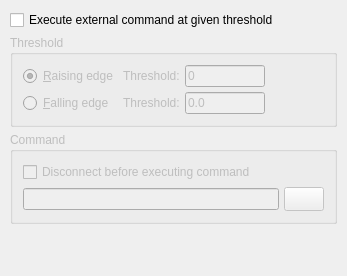
<?xml version="1.0" encoding="UTF-8"?>
<ui version="4.0">
 <class>UIExecutePrefs</class>
 <widget class="SettingsPage" name="UIExecutePrefs">
  <property name="geometry">
   <rect>
    <x>0</x>
    <y>0</y>
    <width>347</width>
    <height>276</height>
   </rect>
  </property>
  <layout class="QVBoxLayout">
   <property name="spacing">
    <number>5</number>
   </property>
   <property name="margin">
    <number>10</number>
   </property>
   <item>
    <widget class="QCheckBox" name="ui_executeCommand">
     <property name="whatsThis">
      <string>Check this if you want QtDMM to execute an external command when given thresholds are reached (Falling or raising edge).</string>
     </property>
     <property name="text">
      <string>Execute external command at given threshold</string>
     </property>
    </widget>
   </item>
   <item>
    <widget class="QGroupBox" name="ButtonGroup9">
     <property name="enabled">
      <bool>false</bool>
     </property>
     <property name="title">
      <string>Threshold</string>
     </property>
     <layout class="QGridLayout">
      <property name="margin">
       <number>10</number>
      </property>
      <property name="spacing">
       <number>5</number>
      </property>
      <item row="1" column="1">
       <widget class="QLabel" name="TextLabel8_2_2_2">
        <property name="text">
         <string>Threshold:</string>
        </property>
        <property name="wordWrap">
         <bool>false</bool>
        </property>
       </widget>
      </item>
      <item row="0" column="2">
       <widget class="QLineEdit" name="ui_execRaisingThreshold">
        <property name="maximumSize">
         <size>
          <width>80</width>
          <height>32767</height>
         </size>
        </property>
        <property name="whatsThis">
         <string>Threshold for raising edge.&lt;p&gt;
You can enter your values with a suffix like m, u, n, p, k, M, G, T&lt;br&gt;Example:&lt;br&gt;
10k - 10000&lt;br&gt;100m - 0.1</string>
        </property>
        <property name="text">
         <string>0</string>
        </property>
        <property name="maxLength">
         <number>12</number>
        </property>
       </widget>
      </item>
      <item row="0" column="1">
       <widget class="QLabel" name="TextLabel7_2_2_2">
        <property name="text">
         <string>Threshold:</string>
        </property>
        <property name="wordWrap">
         <bool>false</bool>
        </property>
       </widget>
      </item>
      <item row="1" column="2">
       <widget class="QLineEdit" name="ui_execFallingThreshold">
        <property name="maximumSize">
         <size>
          <width>80</width>
          <height>32767</height>
         </size>
        </property>
        <property name="whatsThis">
         <string>Threshold for falling edge.&lt;p&gt;
You can enter your values with a suffix like m, u, n, p, k, M, G, T&lt;br&gt;Example:&lt;br&gt;
10k - 10000&lt;br&gt;100m - 0.1</string>
        </property>
        <property name="text">
         <string>0.0</string>
        </property>
        <property name="maxLength">
         <number>12</number>
        </property>
       </widget>
      </item>
      <item row="0" column="0">
       <widget class="QRadioButton" name="ui_execRaising">
        <property name="whatsThis">
         <string>Call command on raising edge.</string>
        </property>
        <property name="text">
         <string>&amp;Raising edge</string>
        </property>
        <property name="checked">
         <bool>true</bool>
        </property>
       </widget>
      </item>
      <item row="1" column="0">
       <widget class="QRadioButton" name="ui_execFalling">
        <property name="whatsThis">
         <string>Call command on falling edge.</string>
        </property>
        <property name="text">
         <string>&amp;Falling edge</string>
        </property>
       </widget>
      </item>
      <item row="1" column="3">
       <spacer name="Spacer4_2_2_2_2">
        <property name="orientation">
         <enum>Qt::Horizontal</enum>
        </property>
        <property name="sizeType">
         <enum>QSizePolicy::MinimumExpanding</enum>
        </property>
        <property name="sizeHint" stdset="0">
         <size>
          <width>20</width>
          <height>20</height>
         </size>
        </property>
       </spacer>
      </item>
      <item row="0" column="3">
       <spacer name="Spacer3_3_2_2">
        <property name="orientation">
         <enum>Qt::Horizontal</enum>
        </property>
        <property name="sizeType">
         <enum>QSizePolicy::MinimumExpanding</enum>
        </property>
        <property name="sizeHint" stdset="0">
         <size>
          <width>20</width>
          <height>20</height>
         </size>
        </property>
       </spacer>
      </item>
     </layout>
    </widget>
   </item>
   <item>
    <widget class="QGroupBox" name="ButtonGroup10">
     <property name="enabled">
      <bool>false</bool>
     </property>
     <property name="title">
      <string>Command</string>
     </property>
     <layout class="QVBoxLayout">
      <property name="spacing">
       <number>5</number>
      </property>
      <property name="margin">
       <number>10</number>
      </property>
      <item>
       <layout class="QHBoxLayout">
        <property name="spacing">
         <number>5</number>
        </property>
        <property name="margin">
         <number>0</number>
        </property>
        <item>
         <widget class="QCheckBox" name="ui_disconnectExec">
          <property name="sizePolicy">
           <sizepolicy hsizetype="MinimumExpanding" vsizetype="Fixed">
            <horstretch>0</horstretch>
            <verstretch>0</verstretch>
           </sizepolicy>
          </property>
          <property name="whatsThis">
           <string>Check this if you want QtDMM to disconnect (close the serial port) before executing the external command.</string>
          </property>
          <property name="text">
           <string>Disconnect before executing command</string>
          </property>
         </widget>
        </item>
        <item>
         <spacer name="Spacer1_9_2_2">
          <property name="orientation">
           <enum>Qt::Horizontal</enum>
          </property>
          <property name="sizeType">
           <enum>QSizePolicy::Expanding</enum>
          </property>
          <property name="sizeHint" stdset="0">
           <size>
            <width>20</width>
            <height>20</height>
           </size>
          </property>
         </spacer>
        </item>
       </layout>
      </item>
      <item>
       <layout class="QHBoxLayout">
        <property name="spacing">
         <number>5</number>
        </property>
        <property name="margin">
         <number>0</number>
        </property>
        <item>
         <widget class="QLineEdit" name="ui_commandExec">
          <property name="whatsThis">
           <string>Enter here the external command to be executed.</string>
          </property>
         </widget>
        </item>
        <item>
         <widget class="QPushButton" name="ui_browseExec">
          <property name="minimumSize">
           <size>
            <width>24</width>
            <height>24</height>
           </size>
          </property>
          <property name="toolTip">
           <string>Browse</string>
          </property>
          <property name="whatsThis">
           <string>Here you can browse your harddisk for the external command (Altenative to directly typing it into the field to the left).</string>
          </property>
          <property name="text">
           <string/>
          </property>
          <property name="icon">
           <iconset theme="document-open"/>
          </property>
          <property name="autoDefault">
           <bool>false</bool>
          </property>
         </widget>
        </item>
       </layout>
      </item>
     </layout>
    </widget>
   </item>
   <item>
    <spacer name="Spacer1_8">
     <property name="orientation">
      <enum>Qt::Vertical</enum>
     </property>
     <property name="sizeType">
      <enum>QSizePolicy::Expanding</enum>
     </property>
     <property name="sizeHint" stdset="0">
      <size>
       <width>20</width>
       <height>20</height>
      </size>
     </property>
    </spacer>
   </item>
  </layout>
 </widget>
 <customwidgets>
  <customwidget>
   <class>SettingsPage</class>
   <extends>QWidget</extends>
   <header>ui/settings/settingspage.h</header>
   <container>1</container>
  </customwidget>
 </customwidgets>
 <tabstops>
  <tabstop>ui_executeCommand</tabstop>
  <tabstop>ui_execRaising</tabstop>
  <tabstop>ui_execRaisingThreshold</tabstop>
  <tabstop>ui_execFalling</tabstop>
  <tabstop>ui_execFallingThreshold</tabstop>
  <tabstop>ui_disconnectExec</tabstop>
  <tabstop>ui_commandExec</tabstop>
  <tabstop>ui_browseExec</tabstop>
 </tabstops>
 <includes>
  <include location="global">ui/settings/settingspage.h</include>
 </includes>
 <resources>
  <include location="../resources.qrc"/>
 </resources>
 <connections>
  <connection>
   <sender>ui_executeCommand</sender>
   <signal>toggled(bool)</signal>
   <receiver>ButtonGroup9</receiver>
   <slot>setEnabled(bool)</slot>
   <hints>
    <hint type="sourcelabel">
     <x>20</x>
     <y>20</y>
    </hint>
    <hint type="destinationlabel">
     <x>20</x>
     <y>20</y>
    </hint>
   </hints>
  </connection>
  <connection>
   <sender>ui_executeCommand</sender>
   <signal>toggled(bool)</signal>
   <receiver>ButtonGroup10</receiver>
   <slot>setEnabled(bool)</slot>
   <hints>
    <hint type="sourcelabel">
     <x>20</x>
     <y>20</y>
    </hint>
    <hint type="destinationlabel">
     <x>20</x>
     <y>20</y>
    </hint>
   </hints>
  </connection>
 </connections>
</ui>
